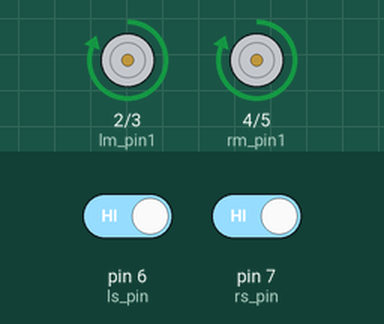
A sketch run on a simulated Arduino Uno, built with avr-gcc and run on an emulated ATmega328P. Parts: motor-driver pin pairs drawn as motors (green arrow = first pin HIGH = forward, orange = second pin HIGH = backward, longer = more drive). Inputs (shaded band) come from the test bench; at power-on: pin 6 (ls_pin) HIGH, pin 7 (rs_pin) HIGH.

Above: at 3.2 s.
3.3 s: pin 6 (ls_pin) driven LOW
At 3.55 s:
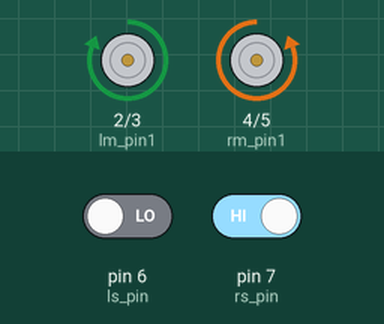
6.3 s: pin 6 (ls_pin) driven HIGH
At 7.2 s:
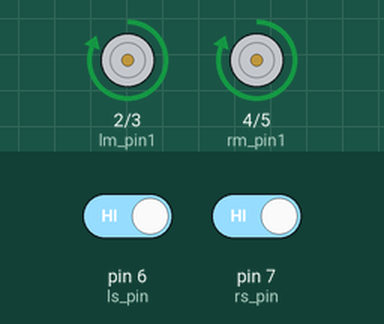
7.8 s: pin 7 (rs_pin) driven LOW
At 8.05 s:
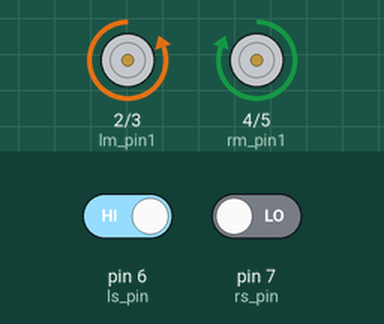
10.8 s: pin 7 (rs_pin) driven HIGH
At 11.8 s:
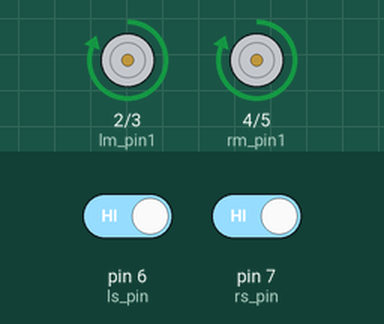
Timing chart, 0 to 13.3 s (numbered marks = the images above; inputs shaded):
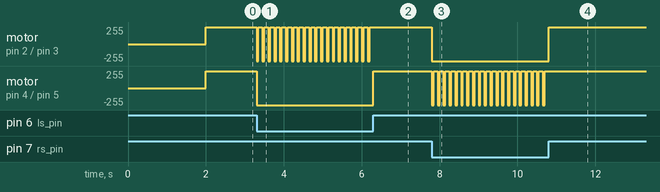

The sketch:

obstacle_avoider_ir.ino
```cpp
//---------------Global declaration---------------------------------------//
//motor
int lm_pin1=2;
int lm_pin2=3;
int rm_pin1=4;
int rm_pin2=5;

//delay
int turn_delay = 100;
int reverse_delay = 50;

//sensor
int ls_pin=6;
int rs_pin=7;
int rs_value;
int ls_value;


//--------------function defination------------------------------------------//
void read_sen_value()
{
  rs_value = digitalRead(rs_pin);
  ls_value = digitalRead(ls_pin);
}

void check_direction_move()
{
  if(ls_value == 0 && rs_value == 0) //WW //object on both side
  {
    reverse();
    delay(reverse_delay);
    right();                            //<-----------Changes
    delay(turn_delay*2);
  }
  else if(ls_value == 0 && rs_value == 1)//WB           //object on left side
  {
    reverse();
    delay(reverse_delay);
    right();//right
    delay(turn_delay);                            //<-----------Changes
  }
  else if(ls_value == 1 && rs_value == 0)//BW          //object on right side
  {
    reverse();
    delay(reverse_delay);
    left();//left
    delay(turn_delay);                            //<-----------Changes
  }
  else if(ls_value == 1 && rs_value == 1)//BB          //no object
  {
    forward();                            //<-----------Changes
  }

}

void forward()
{
  digitalWrite(lm_pin1, 1);
  digitalWrite(lm_pin2, 0);
  digitalWrite(rm_pin1, 1);
  digitalWrite(rm_pin2, 0);
}

void reverse()
{
  digitalWrite(lm_pin1, 0);
  digitalWrite(lm_pin2, 1);
  digitalWrite(rm_pin1, 0);
  digitalWrite(rm_pin2, 1);
}

void left()
{
  digitalWrite(lm_pin1, 0);
  digitalWrite(lm_pin2, 1);
  digitalWrite(rm_pin1, 1);
  digitalWrite(rm_pin2, 0);
}
void right()
{
  digitalWrite(lm_pin1, 1);
  digitalWrite(lm_pin2, 0);
  digitalWrite(rm_pin1, 0);
  digitalWrite(rm_pin2, 1);
}
void STOP()
{
  digitalWrite(lm_pin1, 0);
  digitalWrite(lm_pin2, 0);
  digitalWrite(rm_pin1, 0);
  digitalWrite(rm_pin2, 0);
}

//----------------setup-------------------------------------------------------//
void setup() {
  Serial.begin(9600);

  delay(2000);

  pinMode(rm_pin1, OUTPUT);//motor
  pinMode(rm_pin2, OUTPUT);
  pinMode(lm_pin1, OUTPUT);
  pinMode(lm_pin2, OUTPUT);

  pinMode(rs_pin, INPUT);//input
  pinMode(ls_pin, INPUT);
}


//-----------------loop-------------------------------------------------------//
void loop() {
  read_sen_value();

  check_direction_move();
}
```

Measured:
- after the input at 3.3 s, motor on pin 2 (lm_pin1) / pin 3 (lm_pin2): alternates forward 255/255 for 0.10 s and backward 255/255 for 0.05 s, starting at once; motor on pin 4 (rm_pin1) / pin 5 (rm_pin2): forward 255/255 → backward 255/255 at once
- after the input at 6.3 s, motor on pin 2 (lm_pin1) / pin 3 (lm_pin2): stops changing and stays forward 255/255; motor on pin 4 (rm_pin1) / pin 5 (rm_pin2): backward 255/255 → forward 255/255 at once
- after the input at 7.8 s, motor on pin 2 (lm_pin1) / pin 3 (lm_pin2): forward 255/255 → backward 255/255 at once; motor on pin 4 (rm_pin1) / pin 5 (rm_pin2): alternates forward 255/255 for 0.10 s and backward 255/255 for 0.05 s, starting at once
- after the input at 10.8 s, motor on pin 2 (lm_pin1) / pin 3 (lm_pin2): backward 255/255 → forward 255/255 at once; motor on pin 4 (rm_pin1) / pin 5 (rm_pin2): stops changing and stays forward 255/255
